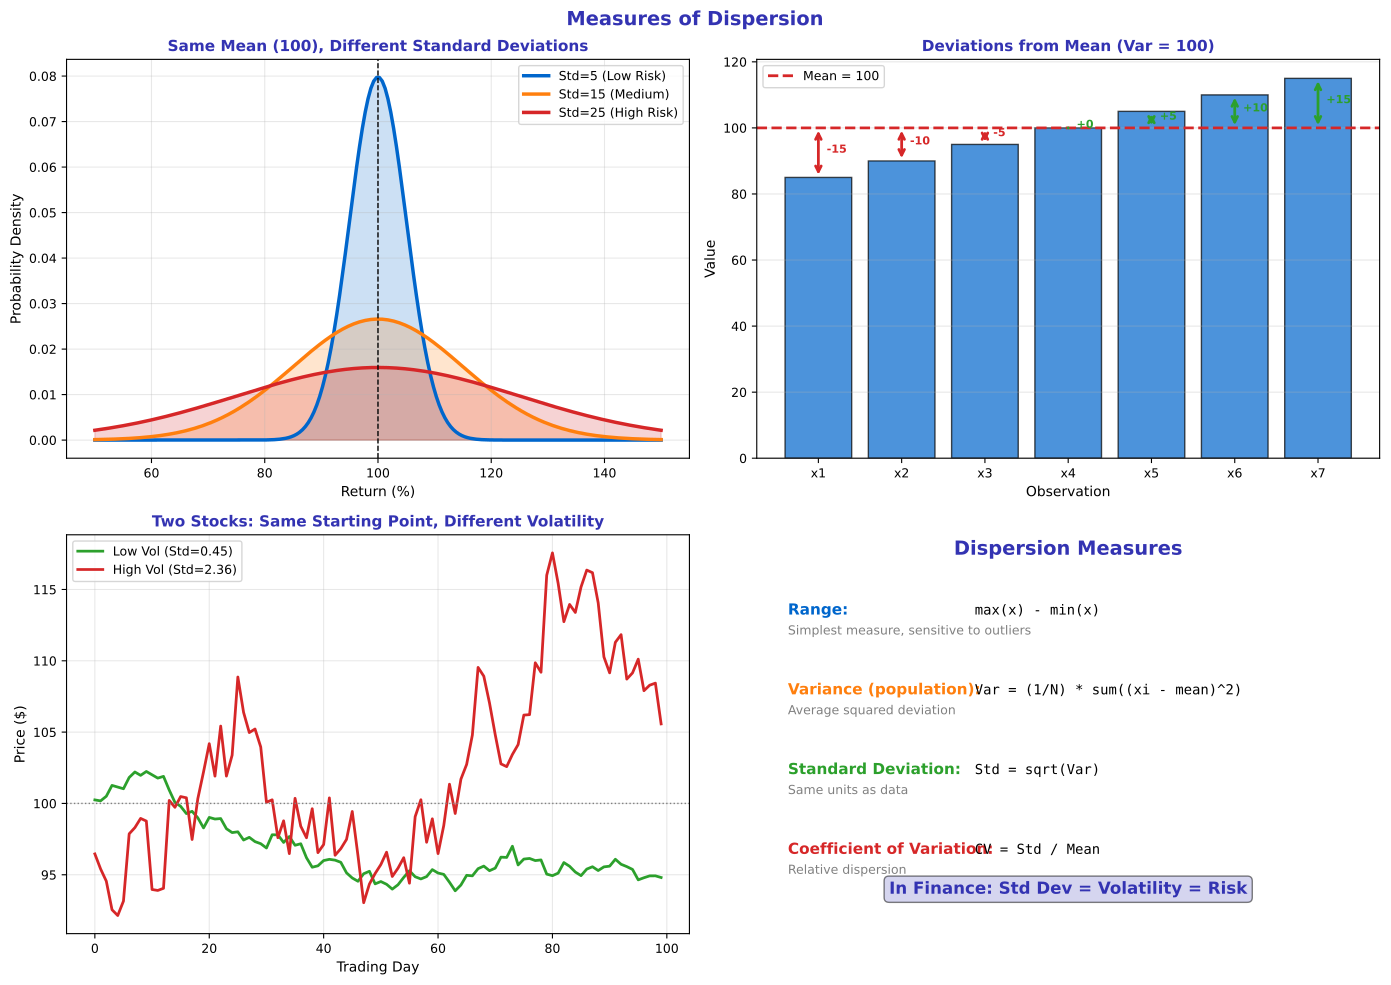

Source code (Python):
"""Dispersion - Variance and Standard Deviation"""
import matplotlib.pyplot as plt
import numpy as np
from pathlib import Path

plt.rcParams.update({
    'font.size': 10,
    'axes.labelsize': 10,
    'axes.titlesize': 11,
    'xtick.labelsize': 9,
    'ytick.labelsize': 9,
    'legend.fontsize': 9,
    'figure.figsize': (10, 6),
    'figure.dpi': 150
})

MLPURPLE = '#3333B2'
MLLAVENDER = '#ADADE0'
MLBLUE = '#0066CC'
MLORANGE = '#FF7F0E'
MLGREEN = '#2CA02C'
MLRED = '#D62728'

np.random.seed(42)

fig, axes = plt.subplots(2, 2, figsize=(14, 10))
fig.suptitle('Measures of Dispersion', fontsize=14, fontweight='bold', color=MLPURPLE)

# Plot 1: Same mean, different spreads
ax1 = axes[0, 0]
x = np.linspace(50, 150, 200)
for std, color, label in [(5, MLBLUE, 'Std=5 (Low Risk)'),
                           (15, MLORANGE, 'Std=15 (Medium)'),
                           (25, MLRED, 'Std=25 (High Risk)')]:
    y = (1/(std*np.sqrt(2*np.pi))) * np.exp(-0.5*((x-100)/std)**2)
    ax1.plot(x, y, color=color, linewidth=2.5, label=label)
    ax1.fill_between(x, y, alpha=0.2, color=color)

ax1.axvline(100, color='black', linestyle='--', linewidth=1)
ax1.set_title('Same Mean (100), Different Standard Deviations', fontsize=11, fontweight='bold', color=MLPURPLE)
ax1.set_xlabel('Return (%)', fontsize=10)
ax1.set_ylabel('Probability Density', fontsize=10)
ax1.legend(fontsize=9)
ax1.grid(alpha=0.3)

# Plot 2: Variance calculation visual
ax2 = axes[0, 1]
data = np.array([85, 90, 95, 100, 105, 110, 115])
mean = np.mean(data)
deviations = data - mean
ax2.bar(range(len(data)), data, color=MLBLUE, alpha=0.7, edgecolor='black')
ax2.axhline(mean, color=MLRED, linewidth=2, linestyle='--', label=f'Mean = {mean:.0f}')

# Show deviations
for i, (d, dev) in enumerate(zip(data, deviations)):
    color = MLGREEN if dev >= 0 else MLRED
    ax2.annotate('', xy=(i, mean), xytext=(i, d),
                 arrowprops=dict(arrowstyle='<->', color=color, lw=2))
    ax2.text(i + 0.1, (d + mean)/2, f'{dev:+.0f}', fontsize=8, color=color, fontweight='bold')

ax2.set_xticks(range(len(data)))
ax2.set_xticklabels([f'x{i+1}' for i in range(len(data))], fontsize=9)
ax2.set_title(f'Deviations from Mean (Var = {np.var(data):.0f})', fontsize=11, fontweight='bold', color=MLPURPLE)
ax2.set_xlabel('Observation', fontsize=10)
ax2.set_ylabel('Value', fontsize=10)
ax2.legend(fontsize=9)
ax2.grid(axis='y', alpha=0.3)

# Plot 3: Stock volatility comparison
ax3 = axes[1, 0]
days = 100
stock_low = 100 + np.cumsum(np.random.randn(days) * 0.5)
stock_high = 100 + np.cumsum(np.random.randn(days) * 2.5)

ax3.plot(stock_low, color=MLGREEN, linewidth=2, label=f'Low Vol (Std={np.std(np.diff(stock_low)):.2f})')
ax3.plot(stock_high, color=MLRED, linewidth=2, label=f'High Vol (Std={np.std(np.diff(stock_high)):.2f})')
ax3.axhline(100, color='gray', linestyle=':', linewidth=1)
ax3.set_title('Two Stocks: Same Starting Point, Different Volatility', fontsize=11, fontweight='bold', color=MLPURPLE)
ax3.set_xlabel('Trading Day', fontsize=10)
ax3.set_ylabel('Price ($)', fontsize=10)
ax3.legend(fontsize=9)
ax3.grid(alpha=0.3)

# Plot 4: Formula visualization
ax4 = axes[1, 1]
ax4.axis('off')

formulas = [
    ('Range', 'max(x) - min(x)', 'Simplest measure, sensitive to outliers', MLBLUE),
    ('Variance (population)', 'Var = (1/N) * sum((xi - mean)^2)', 'Average squared deviation', MLORANGE),
    ('Standard Deviation', 'Std = sqrt(Var)', 'Same units as data', MLGREEN),
    ('Coefficient of Variation', 'CV = Std / Mean', 'Relative dispersion', MLRED),
]

ax4.text(0.5, 0.95, 'Dispersion Measures', ha='center', fontsize=14, fontweight='bold',
         color=MLPURPLE, transform=ax4.transAxes)

y = 0.8
for name, formula, desc, color in formulas:
    ax4.text(0.05, y, name + ':', fontsize=11, fontweight='bold', color=color, transform=ax4.transAxes)
    ax4.text(0.35, y, formula, fontsize=10, family='monospace', transform=ax4.transAxes)
    ax4.text(0.05, y - 0.05, desc, fontsize=9, color='gray', transform=ax4.transAxes)
    y -= 0.2

# Finance context
ax4.text(0.5, 0.1, 'In Finance: Std Dev = Volatility = Risk', ha='center',
         fontsize=12, fontweight='bold', color=MLPURPLE, transform=ax4.transAxes,
         bbox=dict(boxstyle='round', facecolor=MLLAVENDER, alpha=0.5))

plt.tight_layout()
plt.savefig(Path(__file__).parent / 'chart.pdf', dpi=300, bbox_inches='tight')
plt.close()
